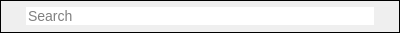
<?xml version="1.0" encoding="UTF-8"?>
<ui version="4.0">
 <class>SearchLineEdit</class>
 <widget class="QFrame" name="SearchLineEdit">
  <property name="geometry">
   <rect>
    <x>0</x>
    <y>0</y>
    <width>400</width>
    <height>33</height>
   </rect>
  </property>
  <property name="windowTitle">
   <string notr="true">Form</string>
  </property>
  <property name="autoFillBackground">
   <bool>false</bool>
  </property>
  <property name="styleSheet">
   <string notr="true">QToolButton{
border:none;
}</string>
  </property>
  <property name="frameShape">
   <enum>QFrame::Panel</enum>
  </property>
  <property name="frameShadow">
   <enum>QFrame::Plain</enum>
  </property>
  <property name="lineWidth">
   <number>1</number>
  </property>
  <layout class="QHBoxLayout" name="horizontalLayout">
   <property name="spacing">
    <number>0</number>
   </property>
   <property name="leftMargin">
    <number>3</number>
   </property>
   <property name="topMargin">
    <number>0</number>
   </property>
   <property name="rightMargin">
    <number>3</number>
   </property>
   <property name="bottomMargin">
    <number>0</number>
   </property>
   <item alignment="Qt::AlignHCenter|Qt::AlignVCenter">
    <widget class="QToolButton" name="tSearchIcon">
     <property name="sizePolicy">
      <sizepolicy hsizetype="Fixed" vsizetype="Fixed">
       <horstretch>0</horstretch>
       <verstretch>0</verstretch>
      </sizepolicy>
     </property>
     <property name="styleSheet">
      <string notr="true">*{
padding-top:2px;
padding-left:3px;
}</string>
     </property>
     <property name="icon">
      <iconset theme="search_ico" resource="../../../Resources_macx.qrc">
       <normaloff>:/images/transfer_manager/sidebar/search_ico_default.png</normaloff>:/images/transfer_manager/sidebar/search_ico_default.png</iconset>
     </property>
     <property name="checkable">
      <bool>false</bool>
     </property>
     <property name="checked">
      <bool>false</bool>
     </property>
    </widget>
   </item>
   <item alignment="Qt::AlignVCenter">
    <widget class="QLineEdit" name="leSearchField">
     <property name="sizePolicy">
      <sizepolicy hsizetype="Expanding" vsizetype="Fixed">
       <horstretch>0</horstretch>
       <verstretch>0</verstretch>
      </sizepolicy>
     </property>
     <property name="styleSheet">
      <string notr="true">font-size:14px;
font-weight:400;</string>
     </property>
     <property name="text">
      <string notr="true"/>
     </property>
     <property name="frame">
      <bool>false</bool>
     </property>
     <property name="placeholderText">
      <string>Search</string>
     </property>
    </widget>
   </item>
   <item alignment="Qt::AlignHCenter|Qt::AlignVCenter">
    <widget class="QToolButton" name="tSearchCancel">
     <property name="cursor">
      <cursorShape>PointingHandCursor</cursorShape>
     </property>
     <property name="styleSheet">
      <string notr="true">*{
padding-top:2px;
padding-right:3px;
}</string>
     </property>
     <property name="icon">
      <iconset theme="delete_search_ico" resource="../../../Resources_macx.qrc">
       <normaloff>:/images/transfer_manager/sidebar/delete_search_ico_default.png</normaloff>:/images/transfer_manager/sidebar/delete_search_ico_default.png</iconset>
     </property>
     <property name="popupMode">
      <enum>QToolButton::DelayedPopup</enum>
     </property>
     <property name="default_icon" stdset="0">
      <string notr="true">qrc:/images/transfer_manager/sidebar/delete_search_ico_default.png</string>
     </property>
    </widget>
   </item>
  </layout>
 </widget>
 <resources>
  <include location="../../../Resources_macx.qrc"/>
  <include location="../../../Resources_macx.qrc"/>
  <include location="../../../Resources_macx.qrc"/>
 </resources>
 <connections/>
</ui>
